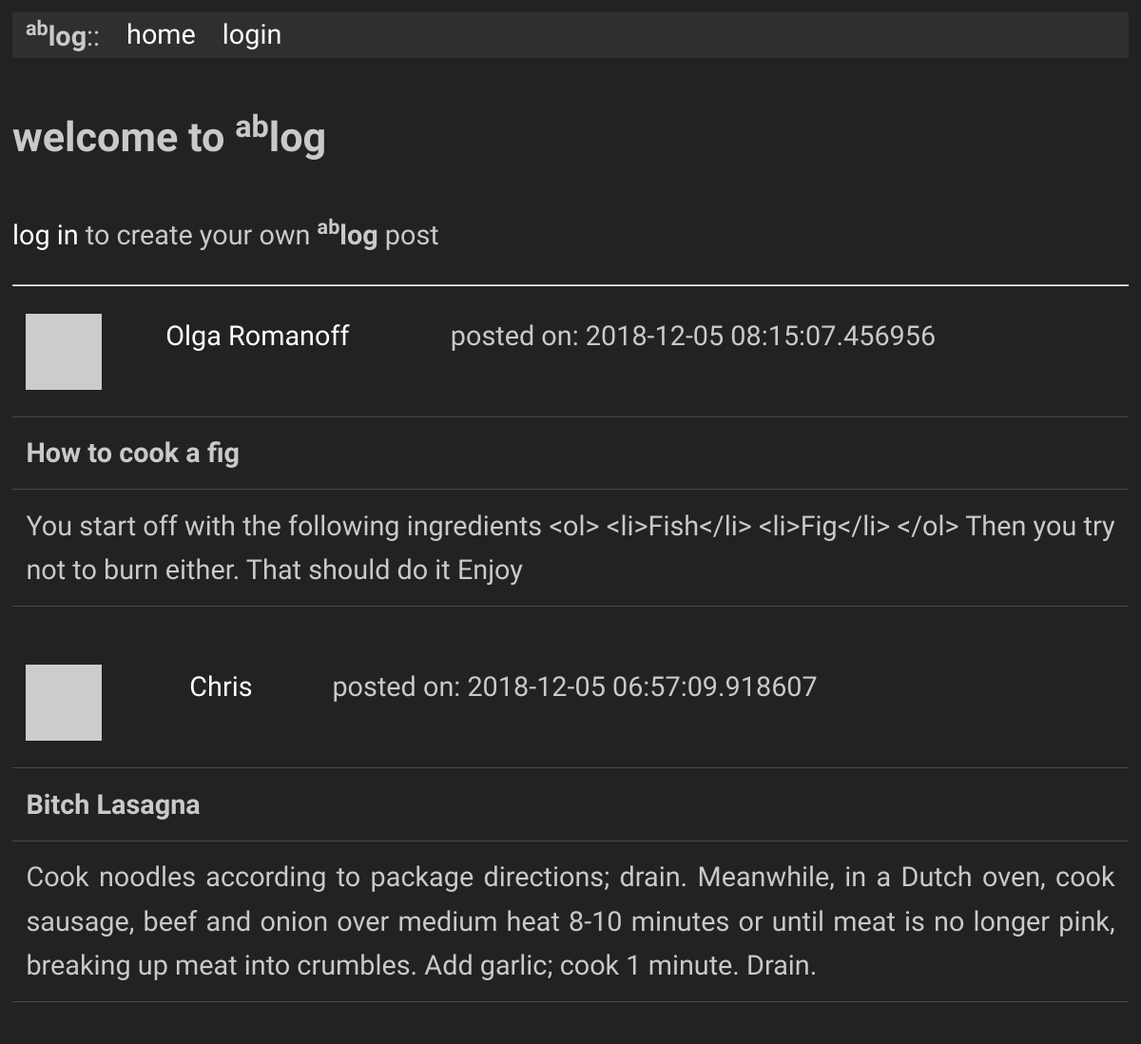
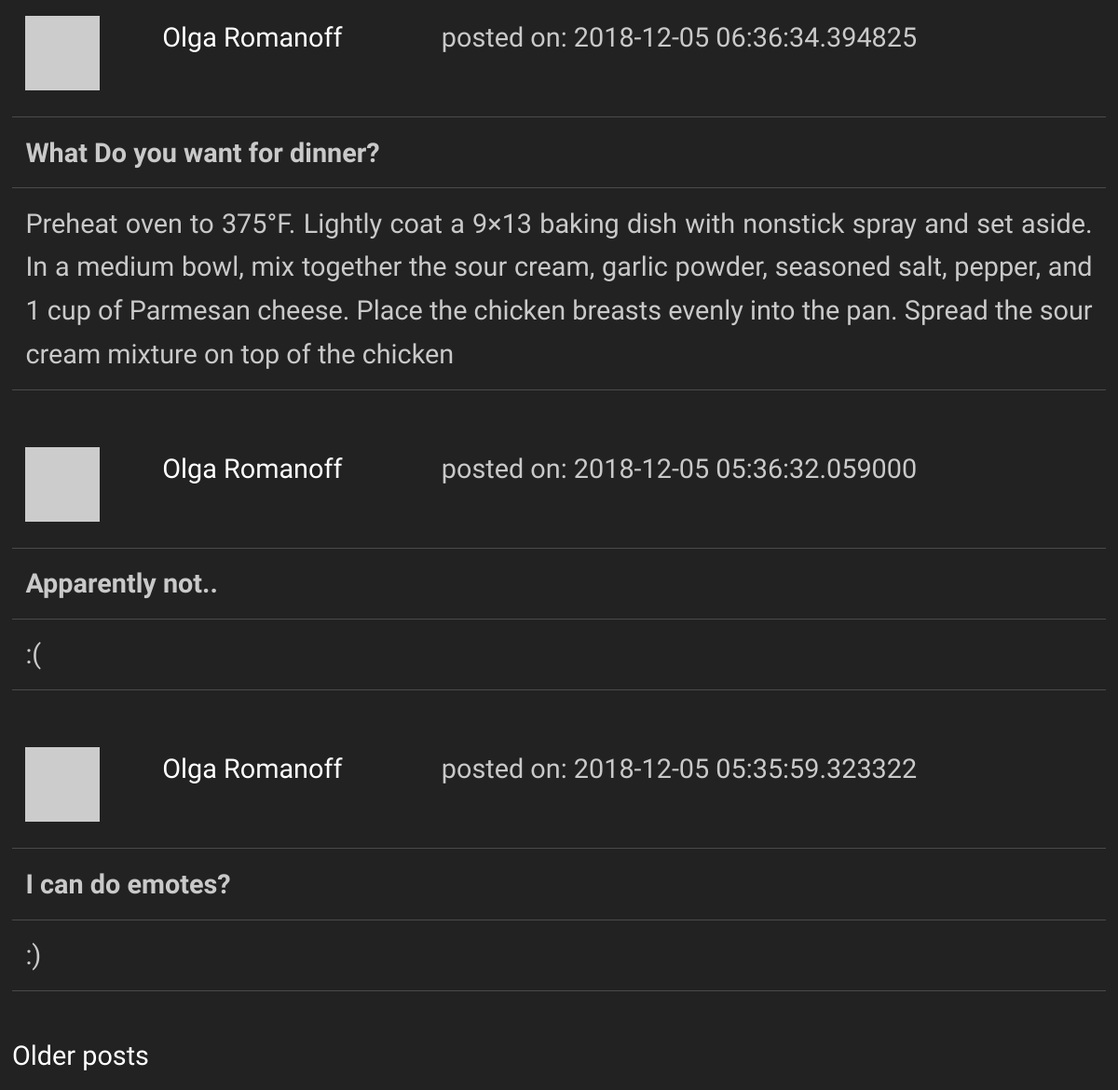
The page /index on the database as committed earlier (2 pictures, top to bottom).
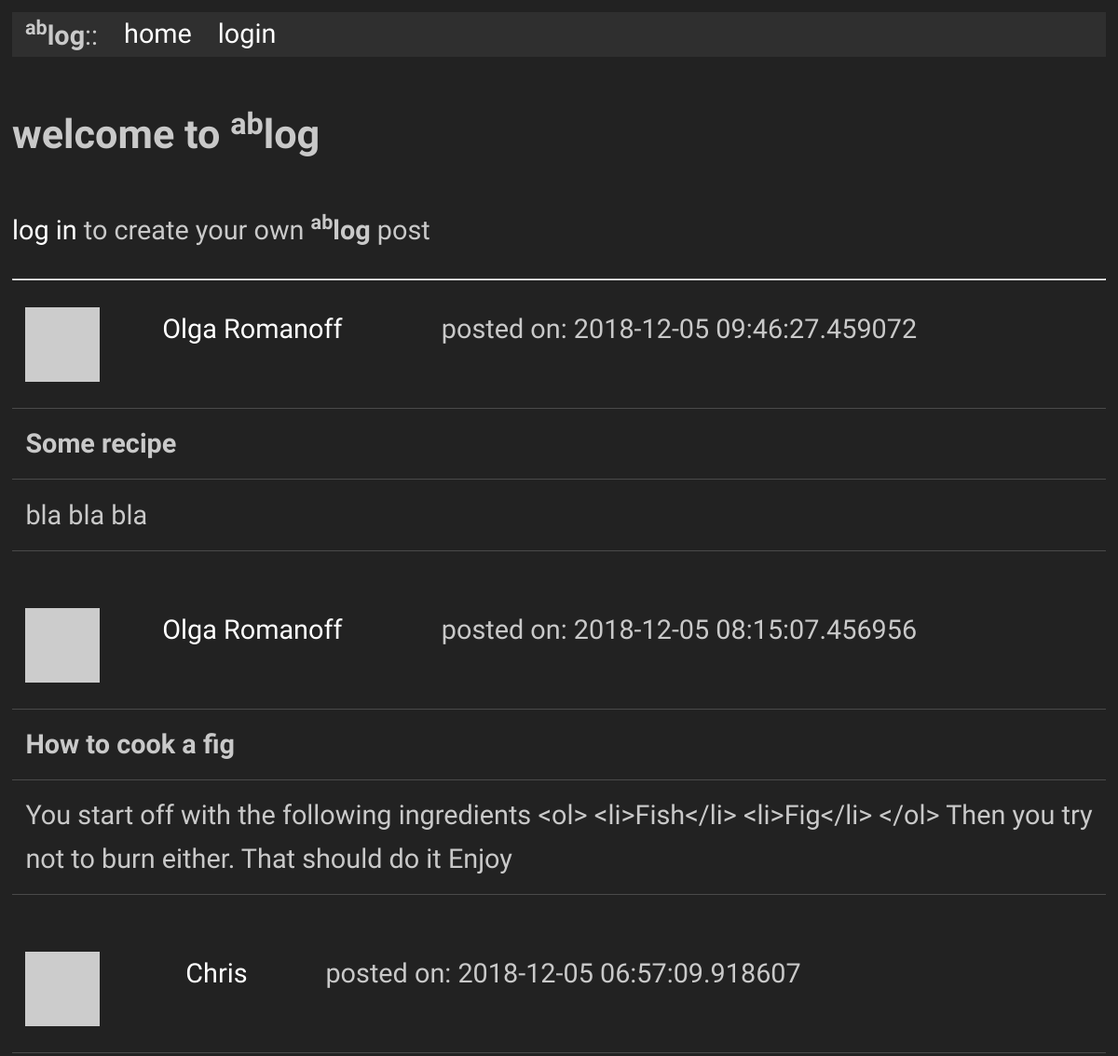
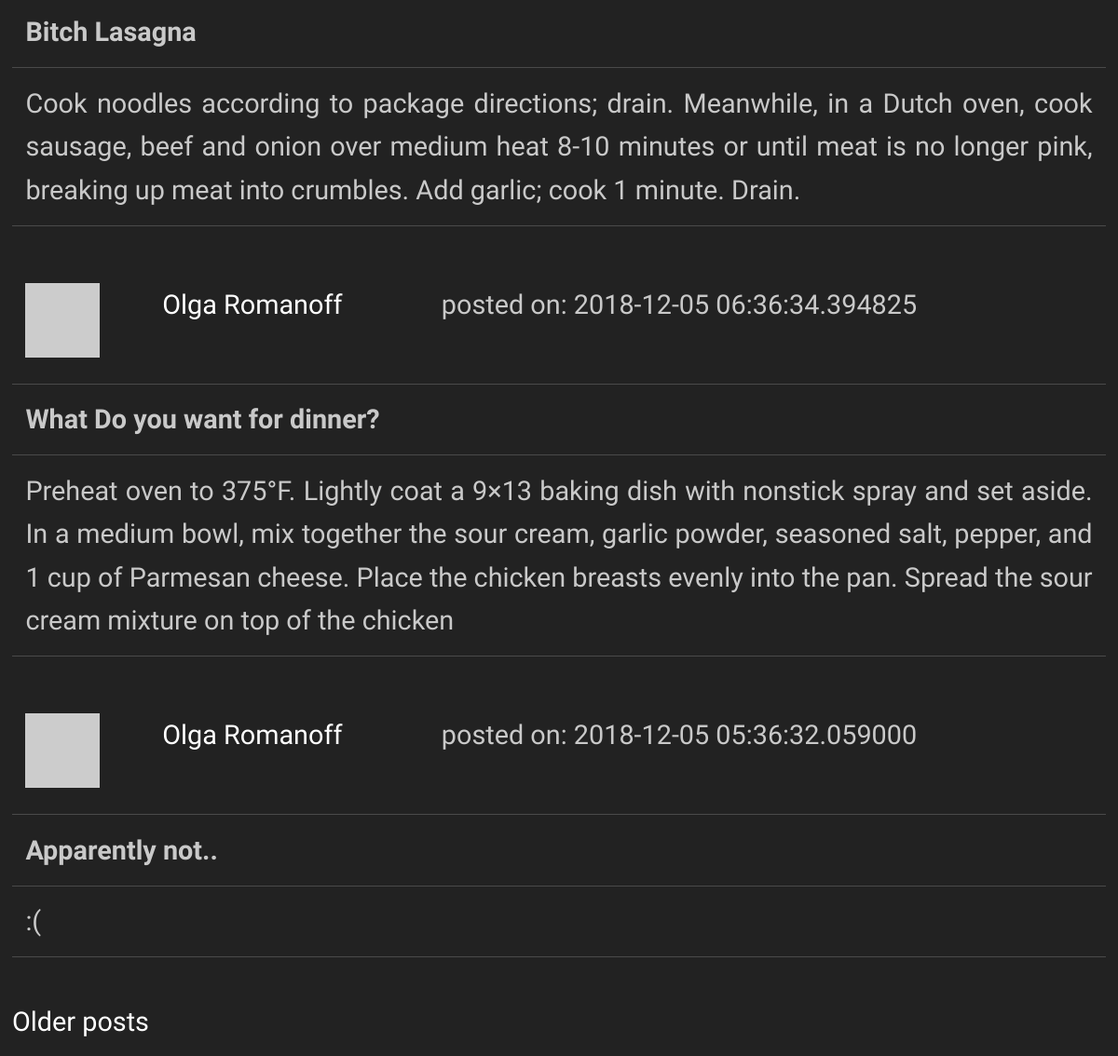
The same page on the database as committed later (2 pictures, top to bottom).
### app/models.py (models this page shows, shortened)
class Post(db.Model):
    id           = db.Column(db.Integer, primary_key = True)
    title        = db.Column(db.String(40))
    body         = db.Column(db.String(512))
    timestamp    = db.Column(db.DateTime, index = True, default = datetime.utcnow)
    user_id      = db.Column(db.Integer, db.ForeignKey('user.id'))

class User(UserMixin, db.Model):
    id            = db.Column(db.Integer, primary_key = True)
    username      = db.Column(db.String(64), index = True, unique = True)
    email         = db.Column(db.String(128), index = True, unique = True)
    password_hash = db.Column(db.String(128))
    posts         = db.relationship('Post', backref = 'author', lazy = 'dynamic')
    about_me      = db.Column(db.String(50))
    last_seen     = db.Column(db.DateTime, default=datetime.utcnow)
    def avatar(self, size = 64):
        digest = md5(self.email.lower().encode('utf-8')).hexdigest()
        return('https://gravatar.com/avatar/{}?d=retro&s={}'.format(digest, size))

### app/routes.py (the view)
@app.route('/', methods = ['POST', 'GET'])
@app.route('/index', methods = ['POST', 'GET'])
def index():
    page        = request.args.get('page', 1, type = int)
    posts       = Post.query.order_by(Post.timestamp.desc()).paginate(page, app.config['POSTS_PER_PAGE'], False)
    next_url    = url_for('index', page = posts.next_num) if posts.has_next else None
    prev_url    = url_for('index', page = posts.prev_num) if posts.has_prev else None
    if current_user.is_authenticated:
        form = PostForm()
        if form.validate_on_submit():
            post = Post(title = form.title.data, body = form.body.data, author = current_user)
            db.session.add(post)
            db.session.commit()
            flash('Posted!', category='message')
            return(redirect(url_for('index')))
        return(render_template('index.html',  title = "Home", form = form, posts = posts.items, next_url = next_url, prev_url = prev_url))
    else:
        return(render_template('welcome.html',  title = "Welcome", posts = posts.items, next_url = next_url, prev_url = prev_url))

### app/routes.py (called while the page is built)
@app.before_request
def before_request():
    if current_user.is_authenticated:
        current_user.last_seen = datetime.utcnow()
        db.session.commit()

### app/templates/welcome.html (shortened to what this page needs)
{% extends "base.html" %}
{% block content %}
    <h4>welcome to <b><sup>ab</sup>log</b></h4>
    <p><a href="{{ url_for('login')}}">log in</a> to create your own <b><sup>ab</sup>log</b> post</p>
    <hr>
    {% for post in posts %}
        {% include '_post.html' %}
    {% endfor %}
    {% if next_url %}
    <a href="{{ next_url }}">Older posts</a>
    {% endif %}
{% endblock %}

### app/templates/_post.html
<table>
    <tr valign="top">
        <td>
          <img src="{{ post.author.avatar(48) }}"><br>
        </td>
        <td>
          <a href="{{ url_for('user', username=post.author.username) }}">{{ post.author.username }}</a>
        </td>
        <td>
          posted on: {{ post.timestamp }}
        </td>
    </tr>
</table>
<table>
  <tr>
      <td><b>{{ post.title }}<b></td>
  </tr>
  <tr>
      <td>{{ post.body }}</td>
  </tr>
</table>
<br>

Rows that differ between the two databases and show on the page:
no longer on this page (row unchanged): Post: author.username "Olga Romanoff", timestamp "2018-12-05 05:35:59.323322", title "I can do emotes?", body ":)"
added Post: author.username "Olga Romanoff", timestamp "2018-12-05 09:46:27.459072", title "Some recipe", body "bla bla bla"
